Frame 1 (no input): blank canvas, image omitted
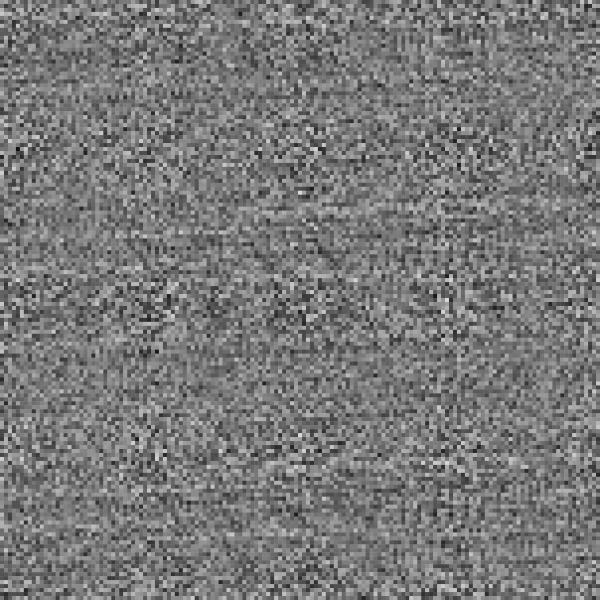
Frame 2 (the mouse pressed at the canvas centre, redrawn once)

The Processing sketch that drew this single still picture (run headless with seeded random() and noise(); the mouse was pressed at the canvas centre and the sketch redrawn once):

// Processing sketch: processing_128066
// ── processing_128066.pde

/**
 This is an example of two dimensional noise.  
 
 This produces a grid of rectangles that are colored based on the underlying noise
 produced by the noise function. The number of tiles draw is controled by the current
 position of the mouse (mouseX specifically). Since there is a noLoop() in there,
 start this off by putting the mouse towards the right of the canvas and typing 'r'.
 There are further controls ('-' and '+') that will allow you to change the noise scale.
 Hit '-' a bunch of times and you will start to see the underlying pattern we are sampling
 from.
 
 An important point in this one is that we are using the (x,y) coordinate of the 
 rectangles as the 2D input to the noise() function. So, in essense, this is a 
 visualization of the noise space -- we are looking at what the noise space "looks" like.
 
 C. Andrews
 2014-01-13
 
 **/


float scale = 1.0;
void setup() {
  size(600, 600);
  noLoop();  
  noStroke();
}


void draw() {
  background(255);

  // This is just the same code we've used a few times now to draw grids  
  // we are just drawing rects with a random gray fill
  float numDivisions = mouseX/2 +1;
  float  w = width / numDivisions;
  float h = height / numDivisions;


  for (int j = 0; j < numDivisions; j++) {
    float y = h*j;

    for (int i = 0; i < numDivisions; i++) {
      float x = w*i;
      // noise() gives a value between 0 and 1, so we scale by 255  
      fill(noise(x*scale, y*scale)*255);
      rect(x, y, w+.5, h+.5);
    }
  }
}



/*
  I added some basic keyboard input.
 
 'r' redraws the screen
 '-' shrinks the scale we are sampling with by 10%
 '+' increases the scale we are sampling with by 10%
 */
void keyReleased() {
  println(key);
  switch(key) {
  case 'r':
    redraw();
    break;
  case '+':
    scale *= 1.1;
    redraw();
    break;
  case '-':
    scale *= .9;
    redraw();
    break;
  }

}
